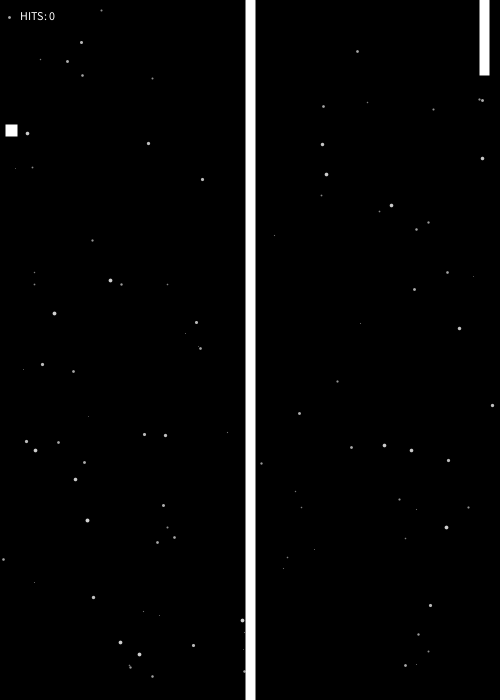
Frame 1 (no input)
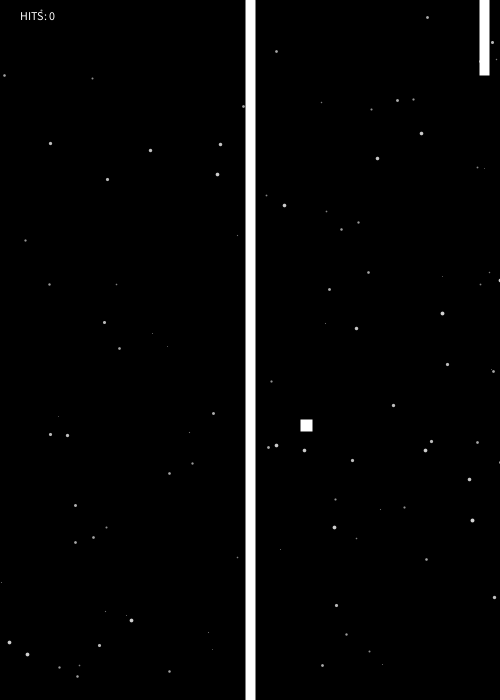
Frame 60 (the mouse pressed at the canvas centre just before this capture)
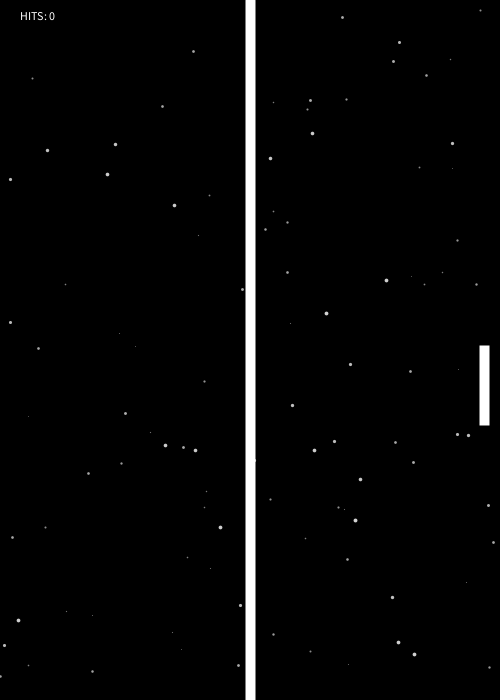
Frame 120 (the mouse held since frame 60 and released just before this capture)

The Processing sketch that drew these frames (run headless with seeded random() and noise(); from frame 60 on, the mouse is pressed at the canvas centre):

// Processing sketch: processing_148304
// ── processing_148304.pde

float[] x = new float[100];
float[] y = new float[100];
float[] speed = new float [100];

float ballX = 10;
float ballY = random(200);
float ballR = 1;
float dX = 5;
float dY = 5;
int points = 0;

void setup() {
 
  size(500, 700);
 background(0);
 stroke(255);
 
 int i = 0;
 while (i < 100) {
 x[i] = random(0, width);
 y[i] = random(0, height);
 speed[i] = random(1, 4);
 i = i + 1;
 }
}

void draw() {
  background(0);
  
  int i = 0;
  while(i < 100) {
   float co = map(speed[i], 1, 5, 100, 255);
   stroke(co);
   strokeWeight(speed[i]);
   point(x[i], y[i]);
  
  x[i] = x[i] - speed[i] / 2;
  if( x[i] < 0) {
     x[i] = width;
  }
  i = i + 1;
  }
  text("HITS: " + points, 20, 20);
  
  float paddleY = mouseY;
  
  strokeWeight(10);
  stroke(255);
  line(width / 2, 0, width / 2, height);
  
  stroke(255);
  strokeWeight(10);
  
  rect(ballX, ballY, 2 * ballR, 2 * ballR);
  
  rect(width - 16, paddleY, 0, 70);
  
  ballX = ballX + dX;
  ballY = ballY + dY;
 
 if (ballX < 0 + ballR) 
   dX = -dX;
   
 if ((ballY <= paddleY + 70) && (ballY >= paddleY) && (ballX == width - 20) || (ballX == width - 19) || (ballX == width - 18) || (ballX == width - 17)) {
   dX = - dX;
   points += 1;
 }
 
 if (ballY > height - ballR)
   dY = - dY;
   
 if (ballY < 0 + ballR)
   dY = - dY;
   
}


 
